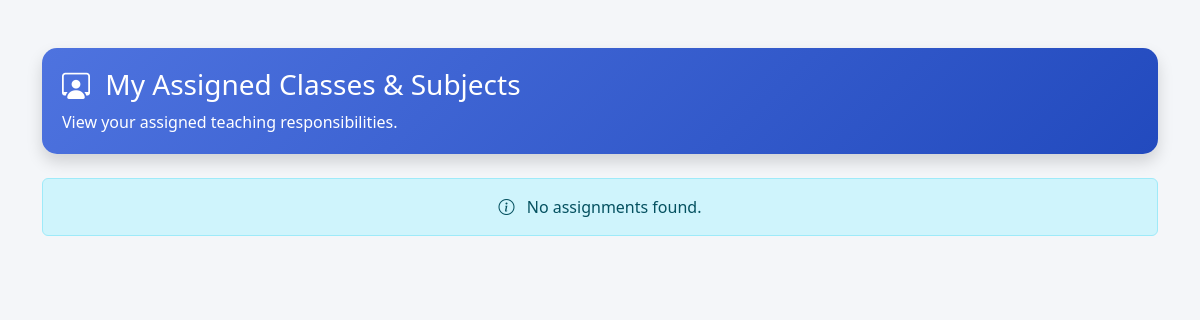
/my-assignments/ (signed in), run on an earlier commit of the app's database.
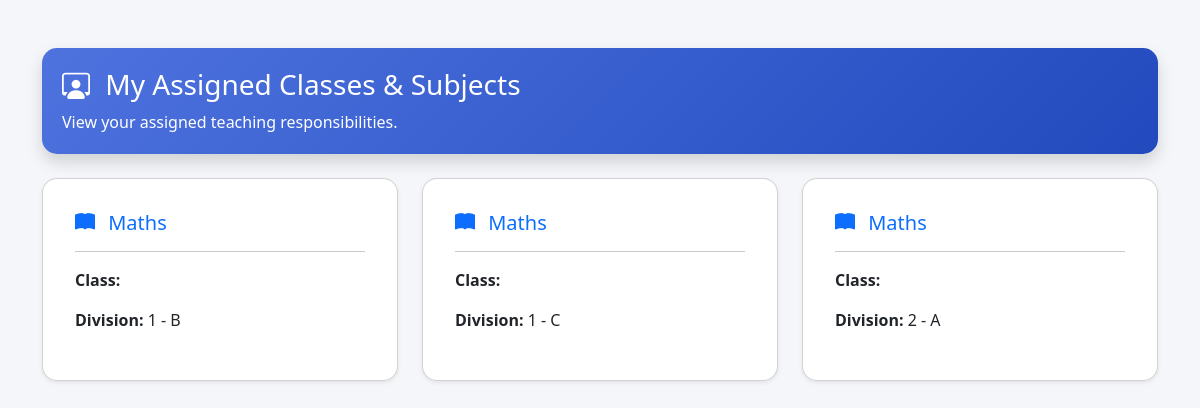
And on a later commit of the database.
### SchoolAdmin/models.py (models this page shows, shortened)
class TeacherAssignment(models.Model):
    teacher = models.ForeignKey(
        Teacher,
        on_delete=models.CASCADE
    )
    subject = models.ForeignKey(
        Subject,
        on_delete=models.CASCADE
    )
    division = models.ForeignKey(
        Division,
        on_delete=models.CASCADE
    )
    class Meta:
        unique_together = ('teacher', 'subject', 'division')

class Subject(models.Model):
    name = models.CharField(max_length=100)
    code = models.CharField(max_length=20, unique=True)
    school_class = models.ForeignKey(
        'SchoolClass',
        on_delete=models.CASCADE,
        related_name='subjects'
    )
    is_practical = models.BooleanField(default=False)
    class Meta:
        unique_together = ('name', 'school_class')

class Division(models.Model):
    school_class = models.ForeignKey(
        SchoolClass,
        on_delete=models.CASCADE,
        related_name="divisions"
    )
    name = models.CharField(max_length=10)
    class Meta:
        unique_together = ('school_class', 'name')
    def __str__(self):
        return f"{self.school_class.name} - {self.name}"

class SchoolClass(models.Model):
    name = models.CharField(max_length=100, unique=True)

### Teacher/views.py (the view)
# urls.py: path('my-assignments/', views.teacher_assignments, name='teacher_assignments'),
@login_required
def teacher_assignments(request):
    if request.user.role != 'TEACHER':
        return render(request, 'unauthorized.html')
    teacher = get_object_or_404(Teacher, user=request.user)
    assignments = TeacherAssignment.objects.filter(
        teacher=teacher
    ).select_related('subject', 'division')
    return render(request, 'teacher_assignments.html', {
        'assignments': assignments
    })

### templates/teacher_assignments.html (shortened to what this page needs)
<!DOCTYPE html>
<html>
<head>
    <link href="https://cdn.jsdelivr.net/npm/bootstrap@5.3.2/dist/css/bootstrap.min.css" rel="stylesheet">
    <link href="https://cdn.jsdelivr.net/npm/bootstrap-icons/font/bootstrap-icons.css" rel="stylesheet">
</head>
<body>
<div class="container mt-5">
    <div class="header-box shadow mb-4">
        <h3>
            <i class="bi bi-person-workspace me-2"></i>
            My Assigned Classes & Subjects
        </h3>
        <p class="mb-0">View your assigned teaching responsibilities.</p>
    </div>
    {% if assignments %}
        <div class="row">
            {% for a in assignments %}
            <div class="col-md-4 mb-4">
                <div class="card card-custom shadow-sm p-3">
                    <div class="card-body">
                        <h5 class="card-title text-primary">
                            <i class="bi bi-book-fill me-2"></i>
                            {{ a.subject.name }}
                        </h5>
                        <hr>
                        <p>
                            <strong>Class:</strong>
                        </p>
                        <p>
                            <strong>Division:</strong>
                            {{ a.division }}
                        </p>
                    </div>
                </div>
            </div>
            {% endfor %}
        </div>
    {% else %}
        <div class="alert alert-info text-center">
            <i class="bi bi-info-circle me-2"></i>
            No assignments found.
        </div>
    {% endif %}
</div>
</body>
</html>

What changed in the data, as far as the page shows it:
added TeacherAssignment: subject.name "Maths", division "1 - B"
added TeacherAssignment: subject.name "Maths", division "1 - C"
added TeacherAssignment: subject.name "Maths", division "2 - A"
Also different on the page:
text no longer shown: "No assignments found."
